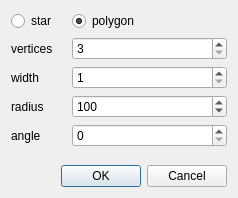
<?xml version="1.0" encoding="UTF-8"?>
<ui version="4.0">
 <class>PolygonDialog</class>
 <widget class="QDialog" name="PolygonDialog">
  <property name="geometry">
   <rect>
    <x>0</x>
    <y>0</y>
    <width>238</width>
    <height>198</height>
   </rect>
  </property>
  <property name="windowTitle">
   <string>Dialog</string>
  </property>
  <layout class="QVBoxLayout" name="verticalLayout">
   <item>
    <layout class="QFormLayout" name="formLayout">
     <item row="1" column="0">
      <widget class="QLabel" name="label">
       <property name="text">
        <string>vertices</string>
       </property>
      </widget>
     </item>
     <item row="1" column="1">
      <widget class="QSpinBox" name="vertBox">
       <property name="minimum">
        <number>3</number>
       </property>
       <property name="maximum">
        <number>200</number>
       </property>
      </widget>
     </item>
     <item row="2" column="0">
      <widget class="QLabel" name="label_2">
       <property name="text">
        <string>width</string>
       </property>
      </widget>
     </item>
     <item row="2" column="1">
      <widget class="QSpinBox" name="widthBox">
       <property name="minimum">
        <number>1</number>
       </property>
       <property name="maximum">
        <number>500</number>
       </property>
      </widget>
     </item>
     <item row="3" column="0">
      <widget class="QLabel" name="label_3">
       <property name="text">
        <string>radius</string>
       </property>
      </widget>
     </item>
     <item row="3" column="1">
      <widget class="QSpinBox" name="radiusBox">
       <property name="minimum">
        <number>1</number>
       </property>
       <property name="maximum">
        <number>10000</number>
       </property>
       <property name="value">
        <number>100</number>
       </property>
      </widget>
     </item>
     <item row="4" column="0">
      <widget class="QLabel" name="label_4">
       <property name="text">
        <string>angle</string>
       </property>
      </widget>
     </item>
     <item row="4" column="1">
      <widget class="QSpinBox" name="angleBox">
       <property name="maximum">
        <number>360</number>
       </property>
      </widget>
     </item>
     <item row="0" column="1">
      <widget class="QRadioButton" name="poly">
       <property name="text">
        <string>polygon</string>
       </property>
       <property name="icon">
        <iconset>
         <normalon>:/assets/assets/icons/shape.png</normalon>
        </iconset>
       </property>
       <property name="checked">
        <bool>true</bool>
       </property>
      </widget>
     </item>
     <item row="0" column="0">
      <widget class="QRadioButton" name="star">
       <property name="text">
        <string>star   </string>
       </property>
       <property name="icon">
        <iconset>
         <normalon>:/assets/assets/icons/star.png</normalon>
        </iconset>
       </property>
      </widget>
     </item>
    </layout>
   </item>
   <item>
    <widget class="QDialogButtonBox" name="buttonBox">
     <property name="orientation">
      <enum>Qt::Horizontal</enum>
     </property>
     <property name="standardButtons">
      <set>QDialogButtonBox::Cancel|QDialogButtonBox::Ok</set>
     </property>
    </widget>
   </item>
  </layout>
 </widget>
 <resources>
  <include location="../../resources.qrc"/>
 </resources>
 <connections>
  <connection>
   <sender>buttonBox</sender>
   <signal>accepted()</signal>
   <receiver>PolygonDialog</receiver>
   <slot>accept()</slot>
   <hints>
    <hint type="sourcelabel">
     <x>248</x>
     <y>254</y>
    </hint>
    <hint type="destinationlabel">
     <x>157</x>
     <y>274</y>
    </hint>
   </hints>
  </connection>
  <connection>
   <sender>buttonBox</sender>
   <signal>rejected()</signal>
   <receiver>PolygonDialog</receiver>
   <slot>reject()</slot>
   <hints>
    <hint type="sourcelabel">
     <x>316</x>
     <y>260</y>
    </hint>
    <hint type="destinationlabel">
     <x>286</x>
     <y>274</y>
    </hint>
   </hints>
  </connection>
 </connections>
</ui>
